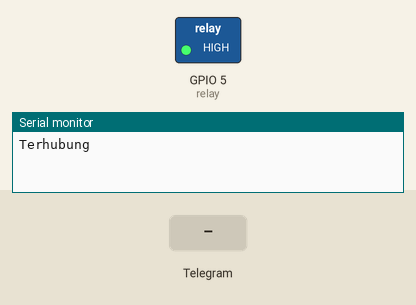
Recording of a sketch running on a simulated ESP8266 (NodeMCU). Shown: switched loads named in the sketch (green lamp = pin HIGH), the last lines printed to the serial monitor. The test bench sets the inputs (shaded band).

Above: at 2.7 s.
2.8 s: Telegram message "RELAY ON" received
At 3.4 s:
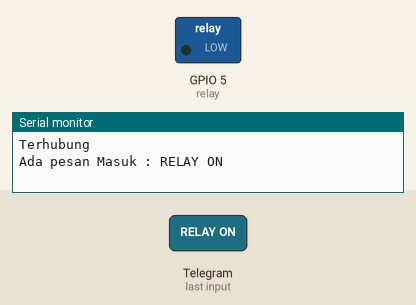
4.3 s: Telegram message "RELAY OFF" received
At 4.6 s:
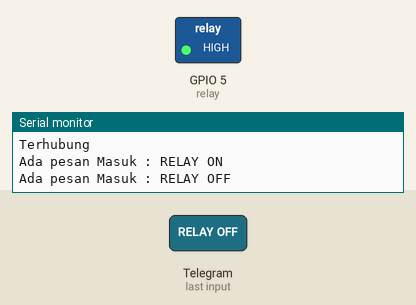
Timing chart, 0 to 7.3 s (numbered marks = the images above; inputs shaded):
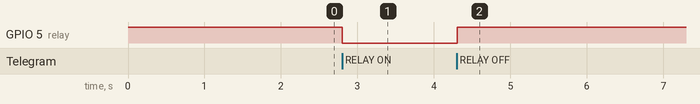

Measured:
- after the input at 2.8 s, GPIO 5 (relay): HIGH → LOW at once
- after the input at 4.3 s, GPIO 5 (relay): LOW → HIGH at once

The sketch:

koding_iot.ino
```cpp
// program esp nod mcu
#include <CTBot.h>
CTBot smarthome333;
int relay=5;

void setup() {
  Serial.begin(115200);
  pinMode(relay,OUTPUT);
  digitalWrite(relay,HIGH);
  smarthome333.wifiConnect("redmi9, redmi0009");
  smarthome333.setTelegramToken("5973918591:AAGzAtZbCOOKA04P_Wbd_s1vhpzlBkOZJac");
  if(smarthome333.testConnection())
    Serial.println("Terhubung");
  else
    Serial.println("Error!");

}

void loop() {
TBMessage pesan;

  if(smarthome333.getNewMessage(pesan)){
  Serial.print("Ada pesan Masuk : ");
  Serial.println(pesan.text);
  if(pesan.text.equalsIgnoreCase("RELAY ON")){
    digitalWrite(relay,LOW);
    smarthome333.sendMessage(pesan.sender.id,"Menghidupkan Relay");
  }
  else if(pesan.text.equalsIgnoreCase("RELAY OFF")){
    digitalWrite(relay,HIGH);
    smarthome333.sendMessage(pesan.sender.id,"Mematikan Relay");
  }
  else{
    String balas;
    balas="Maaf perintah yang anda masukkan salah. Coba kirim RELAY ON atau RELAY OFF.";
    smarthome333.sendMessage(pesan.sender.id,balas);
  }

  }

}
```
